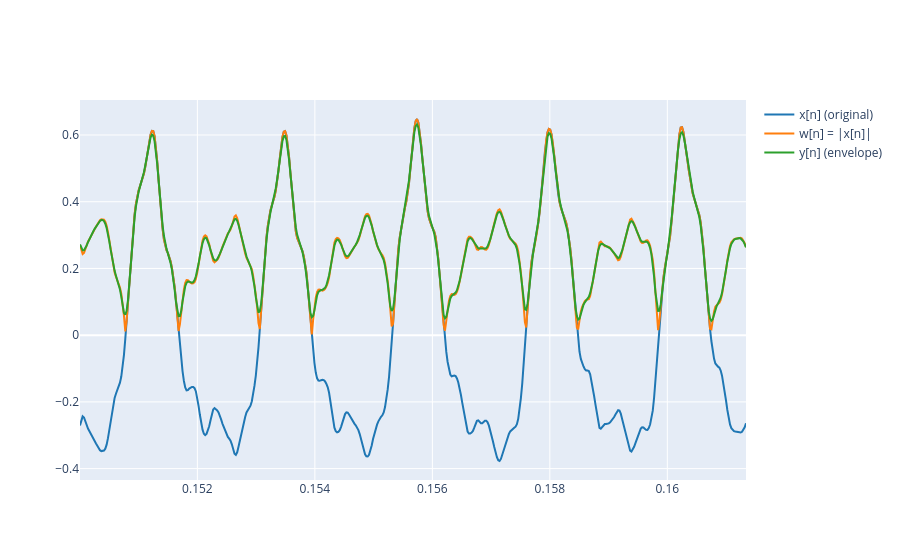

Notebook cell for this chart:
### Markdown cell above
The system extracts the envelope by first taking the absolute value of the signal (rectifying) to keep only positive amplitudes, then smoothing it with an N-point averaging filter.
The rectifier removes negative parts, and the filter removes fast oscillations, leaving only the slow amplitude variations — the envelope.

### Code cell
# Compute the rectified signal and envelope
N = 5 # Larger N makes w and y differ, with small N, w = y
w = np.abs(ref)
y_env, _ = envelope(ref, N)  
plot_signals([ref, w, y_env], fs, t_start, t_end, name=['x[n] (original)', 'w[n] = |x[n]|', 'y[n] (envelope)'])

### Figure 1 — Plotly figure (JSON) as saved in the notebook; plotly's stock layout.template omitted (floating-point values rounded to 4 significant figures; data arrays with more than 128 entries replaced by an {"elided": "..."} marker saying what was removed)
{"data": [{"line": {"color": "#1f77b4", "shape": "linear"}, "mode": "lines", "name": "x[n] (original)", "type": "scatter", "x": {"elided": "501 float values"}, "y": {"elided": "501 float values"}}, {"line": {"color": "#ff7f0e", "shape": "linear"}, "mode": "lines", "name": "w[n] = |x[n]|", "type": "scatter", "x": {"elided": "501 float values"}, "y": {"elided": "501 float values"}}, {"line": {"color": "#2ca02c", "shape": "linear"}, "mode": "lines", "name": "y[n] (envelope)", "type": "scatter", "x": {"elided": "501 float values"}, "y": {"elided": "501 float values"}}], "layout": {}}
